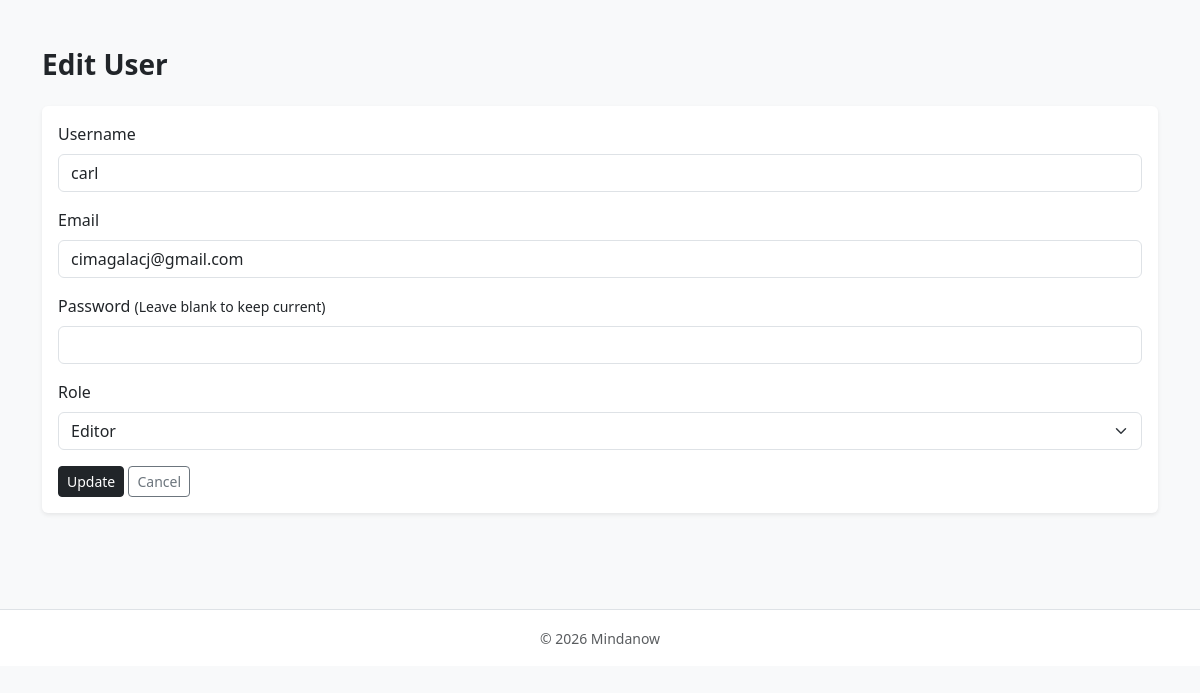
Screenshot of /admin/users/edit.php?id=4 (signed in) with the database file from the repository.
### tables this page shows
CREATE TABLE `users` (
  `id` int(11) NOT NULL,
  `username` varchar(100) DEFAULT NULL,
  `email` varchar(100) DEFAULT NULL,
  `password` varchar(255) DEFAULT NULL,
  `role` enum('admin','editor') DEFAULT 'editor',
  `created_at` timestamp NOT NULL DEFAULT current_timestamp()
);

### Admin/users/edit.php (the view, shortened to what this page needs)
<?php
require_once '../../includes/db.php';
$id = intval($_GET['id']);
$stmt = $conn->prepare("SELECT * FROM users WHERE id=?");
$stmt->bind_param("i",$id);
$stmt->execute();
$user = $stmt->get_result()->fetch_assoc();
?>
<?php include '../../includes/header.php'; ?>
<div class="container py-5">
<h3 class="fw-semibold mb-4">Edit User</h3>
<div class="card border-0 shadow-sm">
<div class="card-body">
<form method="POST">
    <div class="mb-3">
        <label class="form-label">Username</label>
        <input type="text" name="username" class="form-control" value="<?php echo htmlspecialchars($user['username']); ?>" required>
    </div>
    <div class="mb-3">
        <label class="form-label">Email</label>
        <input type="email" name="email" class="form-control" value="<?php echo htmlspecialchars($user['email']); ?>" required>
    </div>
    <div class="mb-3">
        <label class="form-label">Password <small>(Leave blank to keep current)</small></label>
        <input type="password" name="password" class="form-control">
    </div>
    <div class="mb-3">
        <label class="form-label">Role</label>
        <select name="role" class="form-select">
            <option value="editor" <?php if($user['role']=='editor') echo 'selected'; ?>>Editor</option>
        </select>
    </div>
    <button type="submit" class="btn btn-dark btn-sm">Update</button>
    <a href="index.php" class="btn btn-outline-secondary btn-sm">Cancel</a>
</form>
</div>
</div>
</div>
<?php include '../../includes/footer.php'; ?>

### rows the page displays
users: username "carl", email "cimagalacj@gmail.com", role "Editor"
